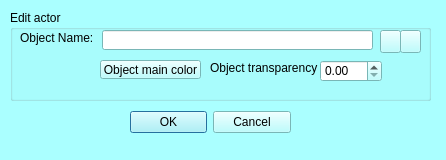
<?xml version="1.0" encoding="UTF-8"?>
<ui version="4.0">
 <class>mqEditACTORDialog</class>
 <widget class="QDialog" name="mqEditACTORDialog">
  <property name="geometry">
   <rect>
    <x>0</x>
    <y>0</y>
    <width>446</width>
    <height>160</height>
   </rect>
  </property>
  <property name="palette">
   <palette>
    <active>
     <colorrole role="WindowText">
      <brush brushstyle="SolidPattern">
       <color alpha="255">
        <red>0</red>
        <green>0</green>
        <blue>0</blue>
       </color>
      </brush>
     </colorrole>
     <colorrole role="Button">
      <brush brushstyle="SolidPattern">
       <color alpha="255">
        <red>170</red>
        <green>255</green>
        <blue>255</blue>
       </color>
      </brush>
     </colorrole>
     <colorrole role="Light">
      <brush brushstyle="SolidPattern">
       <color alpha="255">
        <red>255</red>
        <green>255</green>
        <blue>255</blue>
       </color>
      </brush>
     </colorrole>
     <colorrole role="Midlight">
      <brush brushstyle="SolidPattern">
       <color alpha="255">
        <red>212</red>
        <green>255</green>
        <blue>255</blue>
       </color>
      </brush>
     </colorrole>
     <colorrole role="Dark">
      <brush brushstyle="SolidPattern">
       <color alpha="255">
        <red>85</red>
        <green>127</green>
        <blue>127</blue>
       </color>
      </brush>
     </colorrole>
     <colorrole role="Mid">
      <brush brushstyle="SolidPattern">
       <color alpha="255">
        <red>113</red>
        <green>170</green>
        <blue>170</blue>
       </color>
      </brush>
     </colorrole>
     <colorrole role="Text">
      <brush brushstyle="SolidPattern">
       <color alpha="255">
        <red>0</red>
        <green>0</green>
        <blue>0</blue>
       </color>
      </brush>
     </colorrole>
     <colorrole role="BrightText">
      <brush brushstyle="SolidPattern">
       <color alpha="255">
        <red>255</red>
        <green>255</green>
        <blue>255</blue>
       </color>
      </brush>
     </colorrole>
     <colorrole role="ButtonText">
      <brush brushstyle="SolidPattern">
       <color alpha="255">
        <red>0</red>
        <green>0</green>
        <blue>0</blue>
       </color>
      </brush>
     </colorrole>
     <colorrole role="Base">
      <brush brushstyle="SolidPattern">
       <color alpha="255">
        <red>255</red>
        <green>255</green>
        <blue>255</blue>
       </color>
      </brush>
     </colorrole>
     <colorrole role="Window">
      <brush brushstyle="SolidPattern">
       <color alpha="255">
        <red>170</red>
        <green>255</green>
        <blue>255</blue>
       </color>
      </brush>
     </colorrole>
     <colorrole role="Shadow">
      <brush brushstyle="SolidPattern">
       <color alpha="255">
        <red>0</red>
        <green>0</green>
        <blue>0</blue>
       </color>
      </brush>
     </colorrole>
     <colorrole role="AlternateBase">
      <brush brushstyle="SolidPattern">
       <color alpha="255">
        <red>212</red>
        <green>255</green>
        <blue>255</blue>
       </color>
      </brush>
     </colorrole>
     <colorrole role="ToolTipBase">
      <brush brushstyle="SolidPattern">
       <color alpha="255">
        <red>255</red>
        <green>255</green>
        <blue>220</blue>
       </color>
      </brush>
     </colorrole>
     <colorrole role="ToolTipText">
      <brush brushstyle="SolidPattern">
       <color alpha="255">
        <red>0</red>
        <green>0</green>
        <blue>0</blue>
       </color>
      </brush>
     </colorrole>
    </active>
    <inactive>
     <colorrole role="WindowText">
      <brush brushstyle="SolidPattern">
       <color alpha="255">
        <red>0</red>
        <green>0</green>
        <blue>0</blue>
       </color>
      </brush>
     </colorrole>
     <colorrole role="Button">
      <brush brushstyle="SolidPattern">
       <color alpha="255">
        <red>170</red>
        <green>255</green>
        <blue>255</blue>
       </color>
      </brush>
     </colorrole>
     <colorrole role="Light">
      <brush brushstyle="SolidPattern">
       <color alpha="255">
        <red>255</red>
        <green>255</green>
        <blue>255</blue>
       </color>
      </brush>
     </colorrole>
     <colorrole role="Midlight">
      <brush brushstyle="SolidPattern">
       <color alpha="255">
        <red>212</red>
        <green>255</green>
        <blue>255</blue>
       </color>
      </brush>
     </colorrole>
     <colorrole role="Dark">
      <brush brushstyle="SolidPattern">
       <color alpha="255">
        <red>85</red>
        <green>127</green>
        <blue>127</blue>
       </color>
      </brush>
     </colorrole>
     <colorrole role="Mid">
      <brush brushstyle="SolidPattern">
       <color alpha="255">
        <red>113</red>
        <green>170</green>
        <blue>170</blue>
       </color>
      </brush>
     </colorrole>
     <colorrole role="Text">
      <brush brushstyle="SolidPattern">
       <color alpha="255">
        <red>0</red>
        <green>0</green>
        <blue>0</blue>
       </color>
      </brush>
     </colorrole>
     <colorrole role="BrightText">
      <brush brushstyle="SolidPattern">
       <color alpha="255">
        <red>255</red>
        <green>255</green>
        <blue>255</blue>
       </color>
      </brush>
     </colorrole>
     <colorrole role="ButtonText">
      <brush brushstyle="SolidPattern">
       <color alpha="255">
        <red>0</red>
        <green>0</green>
        <blue>0</blue>
       </color>
      </brush>
     </colorrole>
     <colorrole role="Base">
      <brush brushstyle="SolidPattern">
       <color alpha="255">
        <red>255</red>
        <green>255</green>
        <blue>255</blue>
       </color>
      </brush>
     </colorrole>
     <colorrole role="Window">
      <brush brushstyle="SolidPattern">
       <color alpha="255">
        <red>170</red>
        <green>255</green>
        <blue>255</blue>
       </color>
      </brush>
     </colorrole>
     <colorrole role="Shadow">
      <brush brushstyle="SolidPattern">
       <color alpha="255">
        <red>0</red>
        <green>0</green>
        <blue>0</blue>
       </color>
      </brush>
     </colorrole>
     <colorrole role="AlternateBase">
      <brush brushstyle="SolidPattern">
       <color alpha="255">
        <red>212</red>
        <green>255</green>
        <blue>255</blue>
       </color>
      </brush>
     </colorrole>
     <colorrole role="ToolTipBase">
      <brush brushstyle="SolidPattern">
       <color alpha="255">
        <red>255</red>
        <green>255</green>
        <blue>220</blue>
       </color>
      </brush>
     </colorrole>
     <colorrole role="ToolTipText">
      <brush brushstyle="SolidPattern">
       <color alpha="255">
        <red>0</red>
        <green>0</green>
        <blue>0</blue>
       </color>
      </brush>
     </colorrole>
    </inactive>
    <disabled>
     <colorrole role="WindowText">
      <brush brushstyle="SolidPattern">
       <color alpha="255">
        <red>85</red>
        <green>127</green>
        <blue>127</blue>
       </color>
      </brush>
     </colorrole>
     <colorrole role="Button">
      <brush brushstyle="SolidPattern">
       <color alpha="255">
        <red>170</red>
        <green>255</green>
        <blue>255</blue>
       </color>
      </brush>
     </colorrole>
     <colorrole role="Light">
      <brush brushstyle="SolidPattern">
       <color alpha="255">
        <red>255</red>
        <green>255</green>
        <blue>255</blue>
       </color>
      </brush>
     </colorrole>
     <colorrole role="Midlight">
      <brush brushstyle="SolidPattern">
       <color alpha="255">
        <red>212</red>
        <green>255</green>
        <blue>255</blue>
       </color>
      </brush>
     </colorrole>
     <colorrole role="Dark">
      <brush brushstyle="SolidPattern">
       <color alpha="255">
        <red>85</red>
        <green>127</green>
        <blue>127</blue>
       </color>
      </brush>
     </colorrole>
     <colorrole role="Mid">
      <brush brushstyle="SolidPattern">
       <color alpha="255">
        <red>113</red>
        <green>170</green>
        <blue>170</blue>
       </color>
      </brush>
     </colorrole>
     <colorrole role="Text">
      <brush brushstyle="SolidPattern">
       <color alpha="255">
        <red>85</red>
        <green>127</green>
        <blue>127</blue>
       </color>
      </brush>
     </colorrole>
     <colorrole role="BrightText">
      <brush brushstyle="SolidPattern">
       <color alpha="255">
        <red>255</red>
        <green>255</green>
        <blue>255</blue>
       </color>
      </brush>
     </colorrole>
     <colorrole role="ButtonText">
      <brush brushstyle="SolidPattern">
       <color alpha="255">
        <red>85</red>
        <green>127</green>
        <blue>127</blue>
       </color>
      </brush>
     </colorrole>
     <colorrole role="Base">
      <brush brushstyle="SolidPattern">
       <color alpha="255">
        <red>170</red>
        <green>255</green>
        <blue>255</blue>
       </color>
      </brush>
     </colorrole>
     <colorrole role="Window">
      <brush brushstyle="SolidPattern">
       <color alpha="255">
        <red>170</red>
        <green>255</green>
        <blue>255</blue>
       </color>
      </brush>
     </colorrole>
     <colorrole role="Shadow">
      <brush brushstyle="SolidPattern">
       <color alpha="255">
        <red>0</red>
        <green>0</green>
        <blue>0</blue>
       </color>
      </brush>
     </colorrole>
     <colorrole role="AlternateBase">
      <brush brushstyle="SolidPattern">
       <color alpha="255">
        <red>170</red>
        <green>255</green>
        <blue>255</blue>
       </color>
      </brush>
     </colorrole>
     <colorrole role="ToolTipBase">
      <brush brushstyle="SolidPattern">
       <color alpha="255">
        <red>255</red>
        <green>255</green>
        <blue>220</blue>
       </color>
      </brush>
     </colorrole>
     <colorrole role="ToolTipText">
      <brush brushstyle="SolidPattern">
       <color alpha="255">
        <red>0</red>
        <green>0</green>
        <blue>0</blue>
       </color>
      </brush>
     </colorrole>
    </disabled>
   </palette>
  </property>
  <property name="windowTitle">
   <string>Edit first selected actor</string>
  </property>
  <widget class="QWidget" name="layoutWidget">
   <property name="geometry">
    <rect>
     <x>130</x>
     <y>110</y>
     <width>161</width>
     <height>25</height>
    </rect>
   </property>
   <layout class="QHBoxLayout" name="horizontalLayout_2">
    <item>
     <widget class="QDialogButtonBox" name="buttonBox">
      <property name="orientation">
       <enum>Qt::Horizontal</enum>
      </property>
      <property name="standardButtons">
       <set>QDialogButtonBox::Cancel|QDialogButtonBox::Ok</set>
      </property>
     </widget>
    </item>
   </layout>
  </widget>
  <widget class="QGroupBox" name="groupBox">
   <property name="geometry">
    <rect>
     <x>10</x>
     <y>10</y>
     <width>421</width>
     <height>91</height>
    </rect>
   </property>
   <property name="title">
    <string>Edit actor</string>
   </property>
   <widget class="QLabel" name="label">
    <property name="geometry">
     <rect>
      <x>10</x>
      <y>20</y>
      <width>91</width>
      <height>16</height>
     </rect>
    </property>
    <property name="text">
     <string>Object Name:</string>
    </property>
   </widget>
   <widget class="QPushButton" name="next">
    <property name="geometry">
     <rect>
      <x>390</x>
      <y>20</y>
      <width>21</width>
      <height>23</height>
     </rect>
    </property>
    <property name="text">
     <string/>
    </property>
    <property name="icon">
     <iconset resource="../Icons/icons.qrc">
      <normaloff>:/Icons/s_right.gif</normaloff>
      <normalon>:/Icons/s_right.gif</normalon>:/Icons/s_right.gif</iconset>
    </property>
   </widget>
   <widget class="QPushButton" name="prec">
    <property name="geometry">
     <rect>
      <x>370</x>
      <y>20</y>
      <width>21</width>
      <height>23</height>
     </rect>
    </property>
    <property name="text">
     <string/>
    </property>
    <property name="icon">
     <iconset resource="../Icons/icons.qrc">
      <normaloff>:/Icons/s_left.gif</normaloff>
      <normalon>:/Icons/s_left.gif</normalon>:/Icons/s_left.gif</iconset>
    </property>
   </widget>
   <widget class="mqColorChooserButton" name="ActorColorButton">
    <property name="geometry">
     <rect>
      <x>90</x>
      <y>50</y>
      <width>101</width>
      <height>19</height>
     </rect>
    </property>
    <property name="text">
     <string>Object main color</string>
    </property>
   </widget>
   <widget class="QLineEdit" name="ActorName">
    <property name="geometry">
     <rect>
      <x>92</x>
      <y>20</y>
      <width>271</width>
      <height>20</height>
     </rect>
    </property>
   </widget>
   <widget class="QDoubleSpinBox" name="ActorAlpha">
    <property name="geometry">
     <rect>
      <x>310</x>
      <y>50</y>
      <width>62</width>
      <height>22</height>
     </rect>
    </property>
   </widget>
   <widget class="QLabel" name="label_2">
    <property name="geometry">
     <rect>
      <x>200</x>
      <y>50</y>
      <width>111</width>
      <height>16</height>
     </rect>
    </property>
    <property name="text">
     <string>Object transparency</string>
    </property>
   </widget>
  </widget>
 </widget>
 <customwidgets>
  <customwidget>
   <class>mqColorChooserButton</class>
   <extends>QToolButton</extends>
   <header location="global">mqcolorchooserbutton.h</header>
  </customwidget>
 </customwidgets>
 <resources>
  <include location="../Icons/icons.qrc"/>
  <include location="../Icons/icons.qrc"/>
 </resources>
 <connections>
  <connection>
   <sender>buttonBox</sender>
   <signal>accepted()</signal>
   <receiver>mqEditACTORDialog</receiver>
   <slot>accept()</slot>
   <hints>
    <hint type="sourcelabel">
     <x>248</x>
     <y>254</y>
    </hint>
    <hint type="destinationlabel">
     <x>157</x>
     <y>274</y>
    </hint>
   </hints>
  </connection>
  <connection>
   <sender>buttonBox</sender>
   <signal>rejected()</signal>
   <receiver>mqEditACTORDialog</receiver>
   <slot>reject()</slot>
   <hints>
    <hint type="sourcelabel">
     <x>316</x>
     <y>260</y>
    </hint>
    <hint type="destinationlabel">
     <x>286</x>
     <y>274</y>
    </hint>
   </hints>
  </connection>
 </connections>
</ui>
